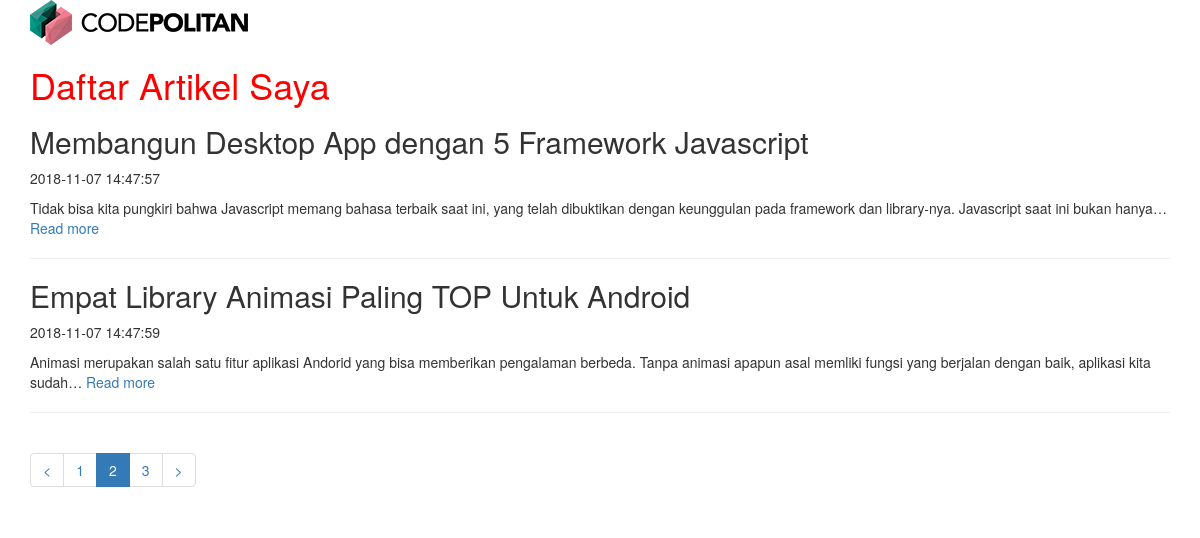
/index.php/home/index/2, run on the app's committed database.
### tables this page shows
CREATE TABLE `artikel` (
  `id_artikel` int(11) NOT NULL,
  `judul_artikel` varchar(100) NOT NULL,
  `isi_artikel` text NOT NULL,
  `author_artikel` varchar(50) NOT NULL,
  `tanggal_artikel` timestamp NOT NULL DEFAULT CURRENT_TIMESTAMP ON UPDATE CURRENT_TIMESTAMP,
  `gambar_artikel` varchar(100) DEFAULT NULL,
  `id_kategori` int(11) NOT NULL
);

### index.php (called while the page is built, shortened)
<?php
require_once BASEPATH.'core/CodeIgniter.php';

### application/models/Artikel_Model.php (called while the page is built, shortened)
<?php
class Artikel_Model extends CI_Model{
	private $table = 'artikel';
	function get_paginated_data($number, $offset){
		return $query = $this->db->get($this->table, $number, $offset);
	}
}

### application/views/home/index.php (the view, shortened to what this page needs)
<!DOCTYPE html>
<html>
<head>
</head>
<body>
	<div class="container">
		<img src="<?php echo base_url('assets/img/logo.png');?>">
		<h1 class="title">Daftar Artikel Saya</h1>
		<div>
			<?php
				if(count($artikel_data) > 0){
					foreach($artikel_data as $key => $artikel){
						?>
						<div>
							<h2><?php echo $artikel['judul_artikel']; ?></h2>
							<p><?php echo $artikel['tanggal_artikel']; ?></p>
							<p>
								<?php echo word_limiter($artikel['isi_artikel'], 25); ?>
								<a href="<?php echo site_url('home/detail/'.$artikel['id_artikel']); ?>">Read more</a>
							</p>
							<hr>
						</div>
						<?php
					}
				}else{
					?>
					<em>Tidak ada artikel.</em>
					<?php
				}
			?>
		</div>
		<?php echo $this->pagination->create_links(); ?>
	</div>
</body>
</html>

### assets/css/style.css (style rules this page uses)
.title { color: red; }

### data on the page
artikel: judul_artikel "Membangun Desktop App dengan 5 Framework Javascript", tanggal_artikel "2018-11-07 14:47:57", isi_artikel "Tidak bisa kita pungkiri bahwa Javascript memang bahasa terbaik saat ini, yang telah dibuktikan dengan keunggulan pada framework dan library-nya. Javascript saat ini bukan hanya…"
artikel: judul_artikel "Empat Library Animasi Paling TOP Untuk Android", tanggal_artikel "2018-11-07 14:47:59", isi_artikel "Animasi merupakan salah satu fitur aplikasi Andorid yang bisa memberikan pengalaman berbeda. Tanpa animasi apapun asal memliki fungsi yang berjalan dengan baik, aplikasi kita sudah…"

### other printed values
$this->pagination->create_links() "< 1 2 3 >"
